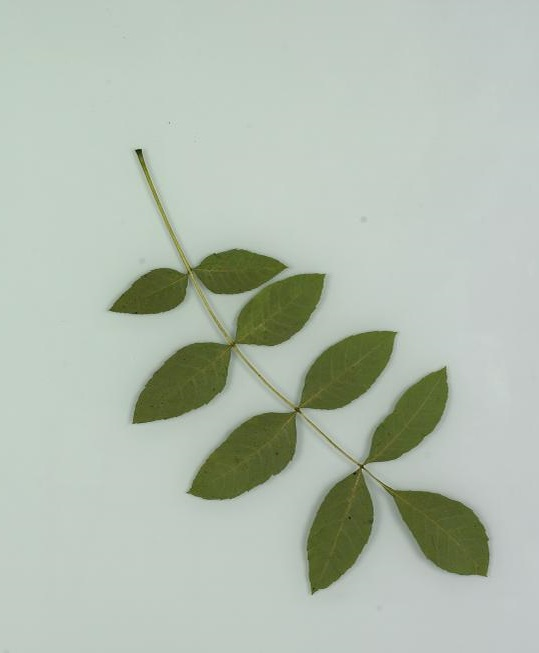
#> input picture zoe/ny1053-04-2.jpg, 539 x 653 px
$ python EM.py   (older library calls are emulated)
#> lines starting #> are read from the running program, lines starting #| are printed output that depends on the picture; after the words box and inside, x2 and y2 are one past the last pixel; in counts of white or black regions, pixels touching at a corner belong together
#> further down, y1 is the input picture: shape (653, 539, 3); mean R, G, B 178.4, 189.1, 176.1
from numpy import *
import numpy as np
import matplotlib.pyplot as plt
from scipy.misc import *
import os
import cv2
from sklearn.mixture import GaussianMixture
from scipy.stats import multivariate_normal
from sklearn.cluster import KMeans
from skimage.morphology import erosion, dilation, opening, closing, white_tophat
from skimage.morphology import black_tophat, skeletonize, convex_hull_image
from skimage.morphology import disk
from scipy.signal import convolve2d


def CutOut(y):
    hsv = cv2.cvtColor(y, cv2.COLOR_BGR2HSV)
#> hsv: shape (653, 539, 3); mean H, S, V 55.2, 28.3, 189.1
    hsv_shape = hsv.shape
#> hsv_shape = (653, 539, 3)
    gmm = GaussianMixture(n_components=2,covariance_type='diag')
    SV = np.zeros((hsv_shape[0]*hsv_shape[1],2))


    Saturation = hsv[:,:,1].flatten()
    Value = hsv[:,:,2].flatten()
    P = []

    SV[:,0] = Saturation
    SV[:,1] = Value

    max1 = np.max(Saturation[:])
#> max1 = 255
    max2 = np.max(Value[:])
#> max2 = 218

    SV[:,0] = SV[:,0]/max1
    SV[:,1] = SV[:,1]/max2

    gmm.fit(SV)


    for i in range(shape(y)[0]):
        p = []
        for j in range(shape(y)[1]):
            p.append([hsv[i,j,1]/max1,hsv[i,j,2]/max2])
        P.append(p)
#> after the loop, P = 653 items

    MeanS = gmm.means_[:][0]

    if MeanS[0] > MeanS[1]:
        mu1 = gmm.means_[0]
        mu2 = gmm.means_[1]
        gmm.covariances_[1] = 100*gmm.covariances_[1]
        cov1 = gmm.covariances_[0]
        cov2 = gmm.covariances_[1]
    else:
        mu2 = gmm.means_[0]
        mu1 = gmm.means_[1]
        gmm.covariances_[0] = 100*gmm.covariances_[0]
        cov2 = gmm.covariances_[0]
        cov1 = gmm.covariances_[1]

# [7 lines of commented-out code are left out]

    p1 = multivariate_normal(mu1, cov1)
    p2 = multivariate_normal(mu2, cov2)

    p1 = p1.pdf(P)
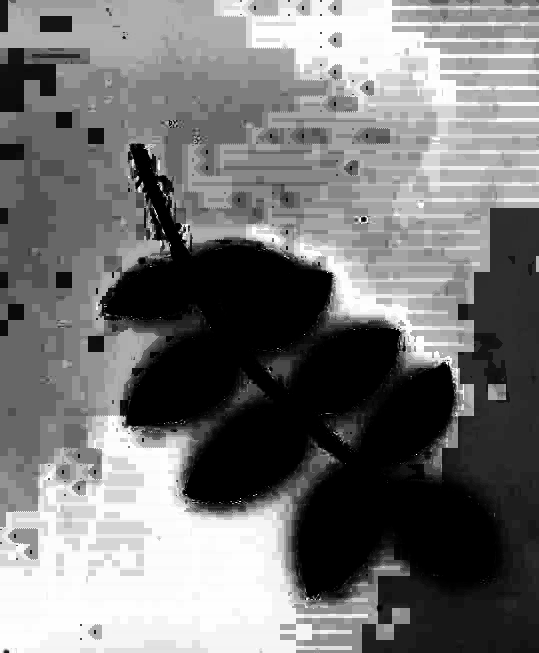
#> p1: shape (653, 539) float64; min 0, max 650, mean 299.3; drawn with min black and max white
    p2 = p2.pdf(P)
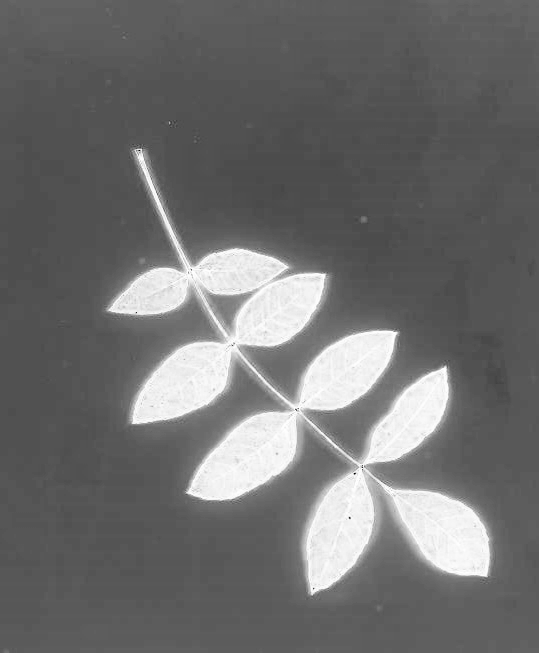
#> p2: shape (653, 539) float64; min 0.0479, max 0.0519, mean 0.0496; drawn with min black and max white

    x = np.heaviside(p1-p2,0)
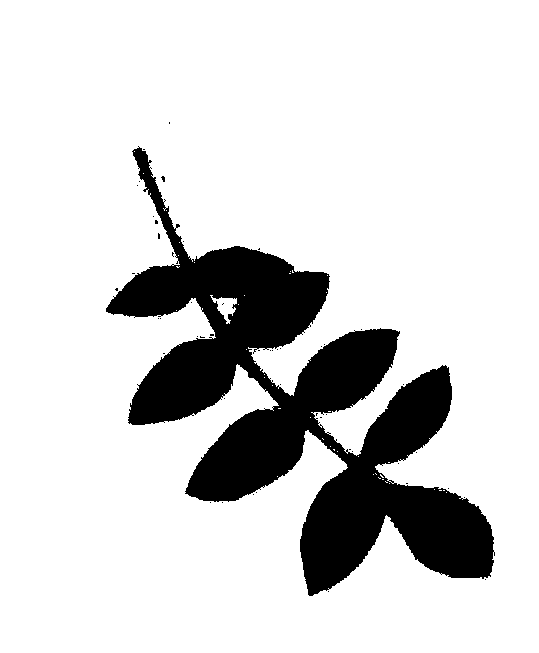
#> x: shape (653, 539) float64; values 0 (black) and 1 (white), 83.9% white; 49 black regions (48 under 20 px), largest, box (x1, y1, x2, y2) and area: (106, 146, 495, 596) 56705

    s = erosion(x, disk(5))
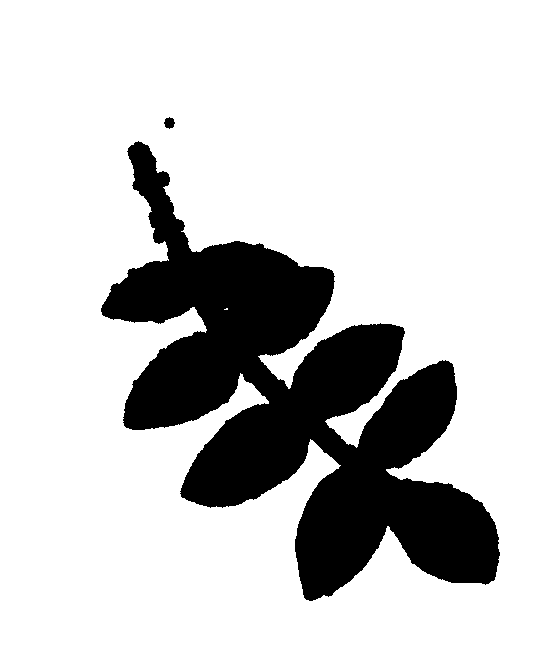
#> s: shape (653, 539) float64; values 0 (black) and 1 (white), 79.5% white; 2 black regions, box (x1, y1, x2, y2) and area: (101, 141, 500, 601) 71982, (164, 117, 175, 129) 92
    s = dilation(s, disk(4))
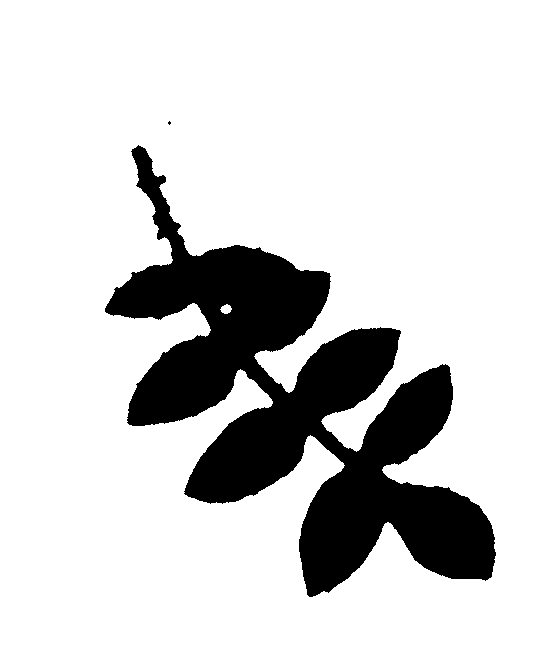
#> s: shape (653, 539) float64; values 0 (black) and 1 (white), 82.5% white; 2 black regions (1 under 20 px), largest, box (x1, y1, x2, y2) and area: (105, 145, 496, 597) 61627
    plt.imshow(x)
    plt.show()

    return x,s


y1 = imread('ny1053-04-2.jpg')


plt.imshow(y1)
plt.show()


x,s = CutOut(y1)

plt.imshow(s)
plt.show()


# [21 lines of commented-out code are left out]

$ run again, with zoe/wb1127-03-2.jpg copied over zoe/ny1053-04-2.jpg
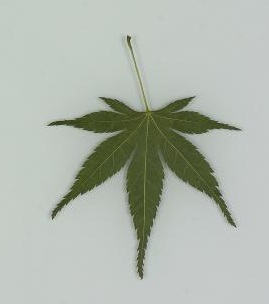
#> input picture zoe/wb1127-03-2.jpg, 269 x 304 px
#> y1 is the input picture: shape (304, 269, 3); mean R, G, B 176, 183.1, 173.6
#> hsv: shape (304, 269, 3); mean H, S, V 54.8, 23.8, 183.1
#> max1 = 188
#> max2 = 225
#> after the loop in CutOut, `for i in range(shape(y)[0]):`: P = 304 items
#> in CutOut, `x = np.heaviside(p1-p2,0)`:
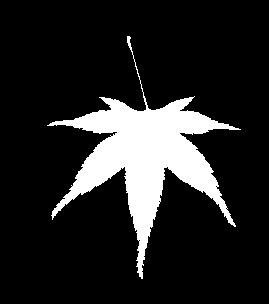
#> x: shape (304, 269) float64; values 0 (black) and 1 (white), 14.3% white; 1 white region, box (x1, y1, x2, y2) and area: (47, 36, 241, 279) 11667
#> in CutOut, `s = dilation(s, disk(4))`:
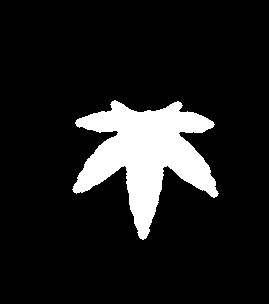
#> s: shape (304, 269) float64; values 0 (black) and 1 (white), 11.8% white; 1 white region, box (x1, y1, x2, y2) and area: (72, 100, 219, 240) 9609

$ run again, with zoe/ny1053-06-2.jpg copied over zoe/ny1053-04-2.jpg
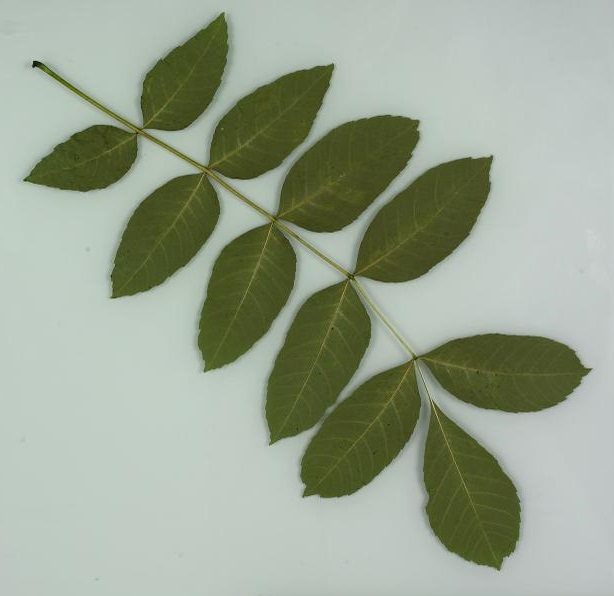
#> input picture zoe/ny1053-06-2.jpg, 614 x 596 px
#> y1 is the input picture: shape (596, 614, 3); mean R, G, B 154.2, 164.7, 146
#> hsv: shape (596, 614, 3); mean H, S, V 59.8, 50.5, 164.7
#> max1 = 255
#> max2 = 217
#> after the loop in CutOut, `for i in range(shape(y)[0]):`: P = 596 items
#> in CutOut, `x = np.heaviside(p1-p2,0)`:
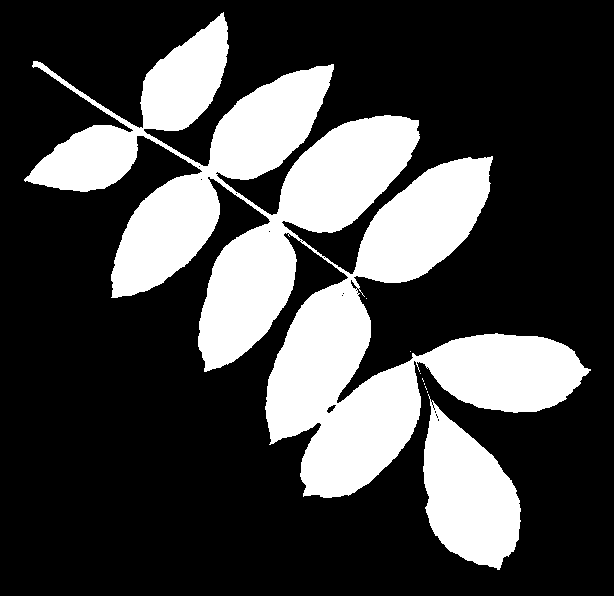
#> x: shape (596, 614) float64; values 0 (black) and 1 (white), 27.7% white; 9 white regions (7 under 20 px), largest, box (x1, y1, x2, y2) and area: (24, 12, 591, 498) 90939, (423, 394, 521, 570) 10521
#> in CutOut, `s = dilation(s, disk(4))`:
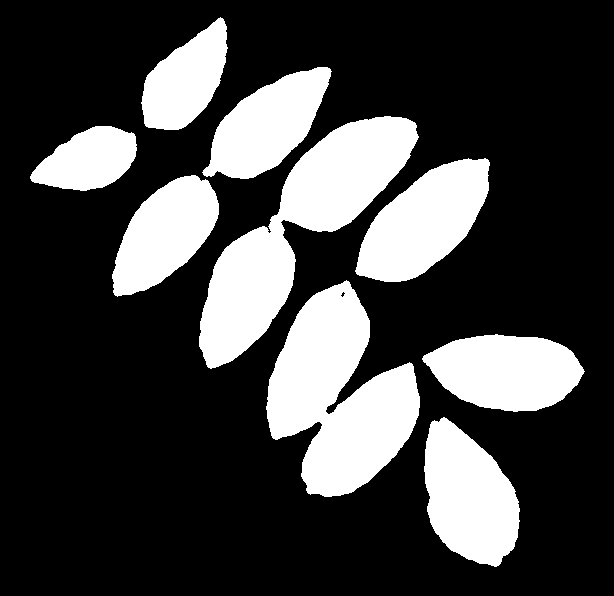
#> s: shape (596, 614) float64; values 0 (black) and 1 (white), 25.8% white; 9 white regions, largest, box (x1, y1, x2, y2) and area: (266, 280, 420, 497) 19572, (199, 116, 419, 369) 19242, (355, 158, 490, 282) 9993
